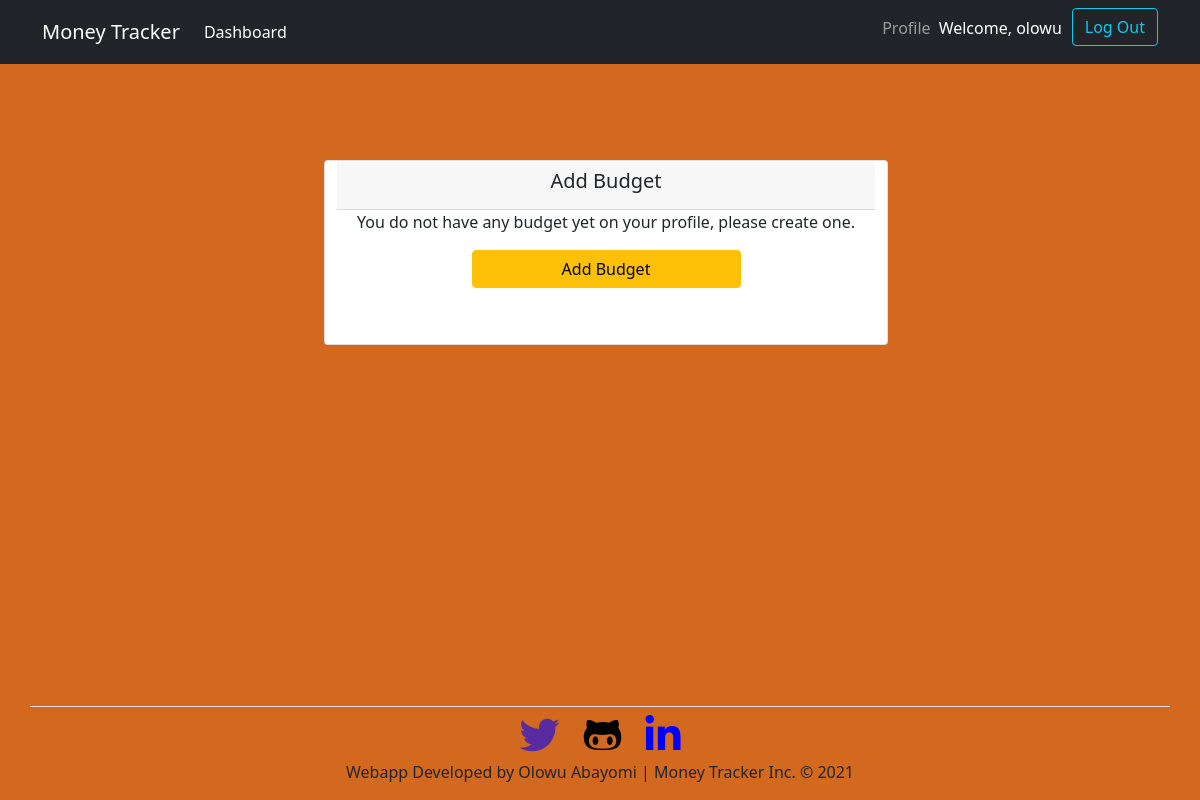
The page /home/budget (signed in) on the database as committed earlier.
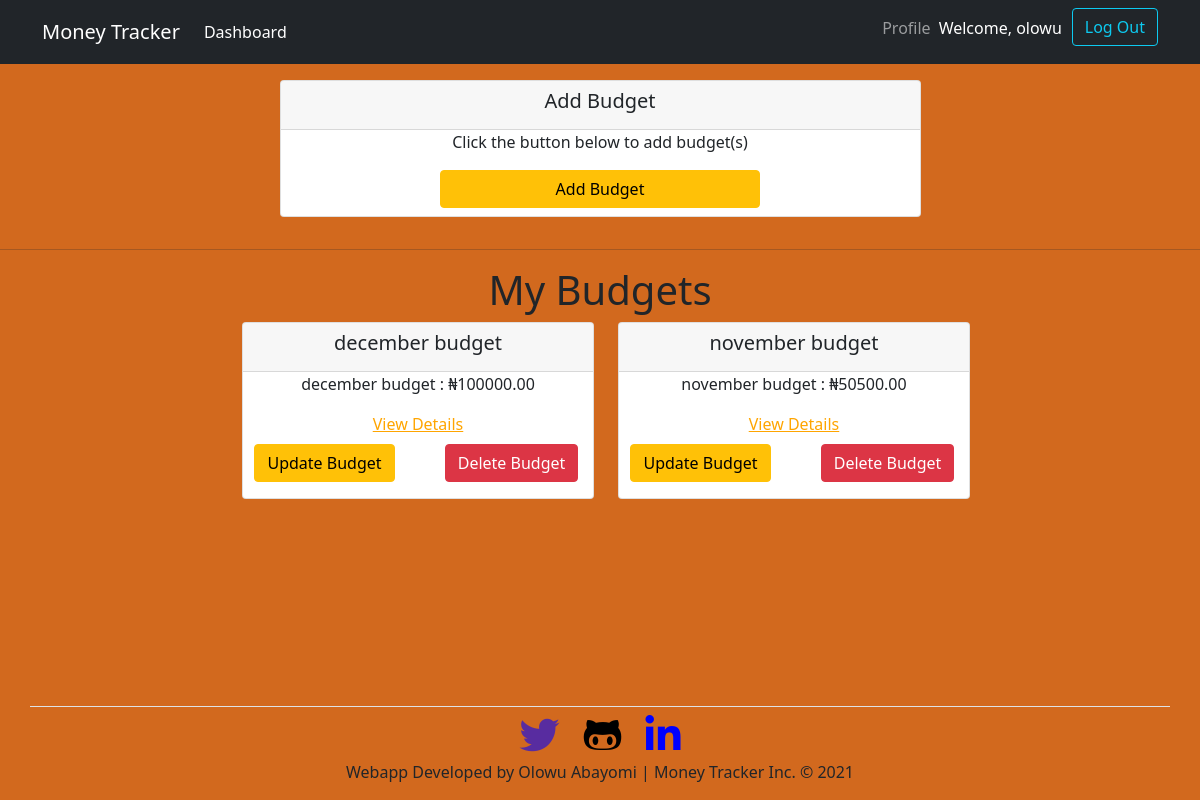
The same page on the database as committed later.
### budget/models.py (models this page shows, shortened)
class Budget(models.Model):
    user = models.ForeignKey(settings.AUTH_USER_MODEL, on_delete=models.CASCADE, unique=False)
    budget_name = models.CharField(max_length=100)
    amount = models.DecimalField(max_digits=10, decimal_places=2)
    created_at = models.DateTimeField(auto_now_add=True)
    updated_at = models.DateTimeField(auto_now_add=True)

### budget/views.py (the view)
# urls.py: path('home/budget', budget_list_view, name="budget_list"),
@login_required(login_url="account-login")
def budget_list_view(request):
    template_name = "budget/budget_list.html"
    budgets = Budget.objects.filter(user=request.user)
    context = {"budgets":budgets}
    return render(request, template_name, context)

### budget/templates/budget/budget_list.html
{% extends 'base.html' %}
{% load static%}
{% block content %}
     {% if budgets %}
    <main role="main" class="container">
       <div class="row justify-content-center">
            <div class="col-md-7 add-budget-margin">
                <div class="card text-center text-black mb-3">
                    <div class="card-header">
                        <h5 class="card-title">Add Budget</h5>
                    </div>
                    <p>Click the button below to add budget(s)</p>
                    <div class="mb-2">
                        <a href="{% url 'create_budget' %}" class="btn btn-warning w-50">Add Budget</a>
                    </div>
                </div>
            </div>
       </div>
    </main>
    <hr>
       <main class="container">
            <h1 class="text-center">My Budgets</h1>
            <div class="row justify-content-center add-budget-margin budget-list-margin">
                {% for budget in budgets %}
                <div class="col-md-4">
                    <div class="card text-center text-black mb-3">
                        <div class="card-header">
                            <h5 class="card-title">{{budget.budget_name}}</h5>
                        </div>
                        <p>{{ budget.budget_name }} : ₦{{budget.amount}}</p>
                        <a href="{% url 'budget_detail' budget.pk %}" style="color:orange;">View Details</a>
                        <div class="row justify-content-center mb-3">
                            <div class="col-md-6 mt-2">
                                <a href="{% url 'update_budget' budget.pk %}" class="btn btn-warning">Update Budget</a>
                            </div>
                            <div class="col-md-6 mt-2">
                                <a href="{% url 'delete_budget' budget.pk %}" class="btn btn-danger">Delete Budget</a>
                            </div>
                        </div>
                    </div>
                </div>
                {% endfor %}
            </div>
       </main>
    {% else %}
    <main class="container mb-5" style="margin-top: 6rem;">
        <div class="row justify-content-center add-budget-margin">
            <div class="col-md-6 card">
                <div class="text-center text-black mb-5">
                    <div class="card-header">
                        <h5 class="card-title">Add Budget</h5>
                    </div>
                    <p>You do not have any budget yet on your profile, please create one.</p>
                    <div class="mb-2">
                        <a href="{% url 'create_budget' %}" class="btn btn-warning w-50">Add Budget</a>
                    </div>
                </div>
            </div>
        </div>
    </main>
    {% endif %}
{% endblock content %}

### templates/base.html (shortened to what this page needs)
{% load static %}
<!DOCTYPE html>
<html lang="en">
    <head>
        <link rel="stylesheet" href="{% static 'bootstrap5/css/bootstrap.min.css' %}" type="text/css">
        <link rel="stylesheet" href="{% static 'css/budget.css' %}" type="text/css">
        <link rel="stylesheet" href="https://use.fontawesome.com/releases/v5.15.3/css/all.css"
>
    </head>
    <body>
        <header class="site-header" style="margin-bottom: 1em;">
            <nav class="navbar navbar-expand-md navbar-light navbar-dark bg-dark">
                <div class="container">
                    <a class="navbar-brand mr-5" href="{% url 'account-signup' %}">Money Tracker</a>
                    {% if user.is_authenticated %}
                        <div class="collapse navbar-collapse" id="navbarNavDropdown">
                            <ul class="navbar-nav">
                                <li class="nav-item"><a class="nav-link active" aria-current="page" href="{% url 'budget_list' %}">Dashboard</a></li>
                            </ul>
                        </div>
                        <div class="collapse navbar-collapse justify-content-end" id="navbarNavDropdown">
                            <ul class="navbar-nav">
                                <li class="nav-item">
                                    <a class="nav-link" href="{% url 'account-profile' user.pk %}">Profile</a>
                                </li>
                                <li class="mt-2 text-white">
                                    <p>Welcome, {{request.user.first_name}}</p>
                                </li>
                                <li style="margin-left:10px;">
                                    <form action="{% url 'account-logout' %}" method="POST">
                                        <input type="submit" value="Log Out" class="btn btn-outline-info log-out">
                                    </form>
                                </li>
                            </ul>
                        </div>
                    {% endif %}
                </div>
            </nav>
        </header>
        {% block content %} {% endblock %}
            <div class="container fixed-bottom">
                <div class="row justify-content-center text-center">
                    <legend class="border-bottom mt-3"></legend>
                    <div class="col-md-12 mb-1 social-icon">
                        <a href="https://twitter.com/yungelda"><i class="fab fa-twitter"></i></a>
                        <a href="https://github.com/aayobam"><i class="fab fa-github-alt"></i></a>
                        <a href="https://linkedin.com/in/aayobam"><i class="fab fa-linkedin-in"></i></a>
                    </div>
                    <div class="col-md-12">
                        <p>Webapp Developed by Olowu Abayomi | Money Tracker Inc. &copy 2021</p>
                    </div>
                </div>
            </div>
    </body>
</html>

### static/css/budget.css (style rules this page uses)
body { background: chocolate; margin:0px auto; }
.social-icon .fab { font-size: 40px; margin: 0px 10px; }
.social-icon .fa-twitter { color:rgba(0, 0, 255, 0.582); }
.social-icon .fa-github-alt { color:rgb(0, 0, 0); }
.add-budget-margin { margin-left:0px; }
a { color: blue; }

Rows that differ between the two databases and show on the page:
added Budget: budget_name "december budget", amount "100000.00"
added Budget: budget_name "november budget", amount "50500.00"
Other text that changed with them:
text no longer shown: "You do not have any budget yet on your profile, please create one."
text now shown: "Click the button below to add budget(s) My Budgets"
